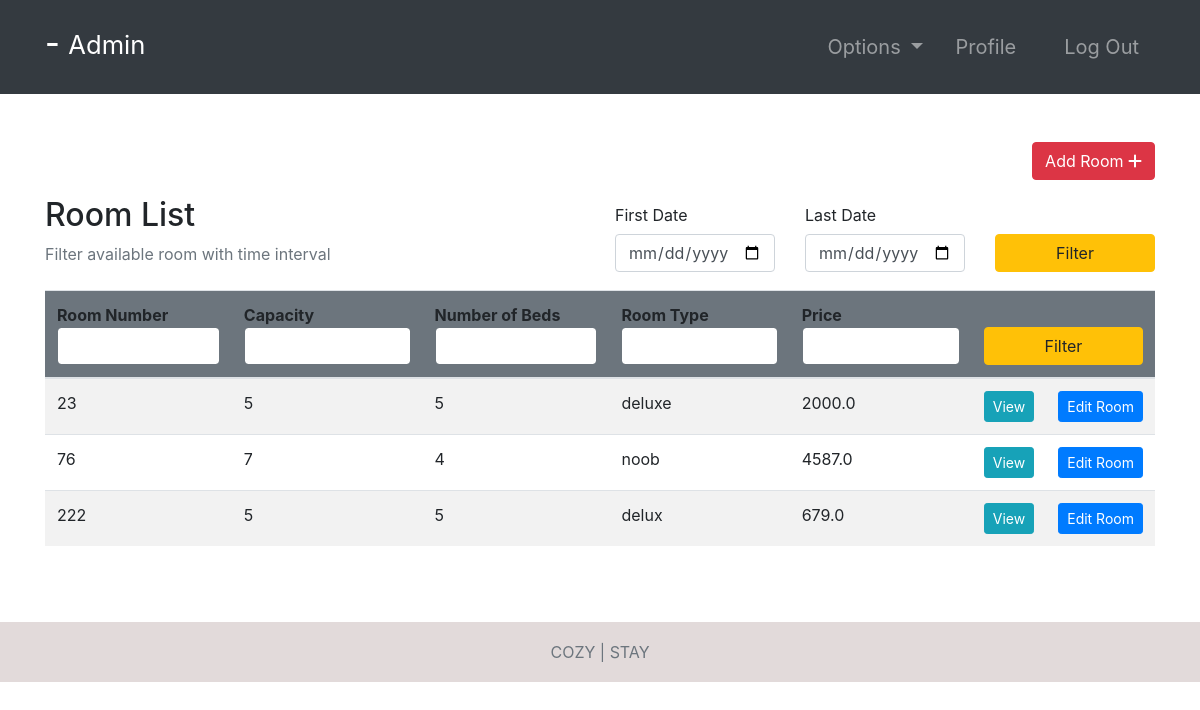
The app's page /rooms/ (signed in) with its own data.
### room/models.py (models this page shows, shortened)
class Room(models.Model):
    ROOM_TYPES = (
        ('King', 'King'),
        ('Luxury', 'Luxury'),
        ('Normal', 'Normal'),
        ('Economic', 'Economic'),
    )
    number = models.IntegerField(primary_key=True)
    capacity = models.SmallIntegerField()
    numberOfBeds = models.SmallIntegerField()
    roomType = models.CharField(max_length=20, choices=ROOM_TYPES)
    price = models.FloatField()
    statusStartDate = models.DateField(null=True)
    statusEndDate = models.DateField(null=True)

### room/views.py (the view, shortened to what this page needs)
# urls.py: path('rooms/', rooms, name="rooms"),
@ login_required(login_url='login')
def rooms(request):
    role = str(request.user.groups.all()[0])
    path = role + "/"
    rooms = Room.objects.all()
    firstDayStr = None
    lastDateStr = None
    def chech_availability(fd, ed):
        availableRooms = []
        for room in rooms:
            availList = []
            bookingList = Booking.objects.filter(roomNumber=room)
            if room.statusStartDate == None:
                for booking in bookingList:
                    if booking.startDate > ed.date() or booking.endDate < fd.date():
                        availList.append(True)
                    else:
                        availList.append(False)
                if all(availList):
                    availableRooms.append(room)
            else:
                if room.statusStartDate > ed.date() or room.statusEndDate < fd.date():
                    for booking in bookingList:
                        if booking.startDate > ed.date() or booking.endDate < fd.date():
                            availList.append(True)
                        else:
                            availList.append(False)
                        if all(availList):
                            availableRooms.append(room)
        return availableRooms
    context = {
        "role": role,
        'rooms': rooms,
        'fd': firstDayStr,
        'ld': lastDateStr
    }
    return render(request, path + "rooms.html", context)

### Templates/admin/rooms.html
{% extends '../index.html' %}
{% block context %}
{% include '../common_pages/rooms.html' %}
{% endblock %}

### Templates/incs/nav.html (shortened to what this page needs)
<nav class="navbar navbar-dark bg-dark navbar-expand-lg py-3 " role="navigation">
    <div class="container">
        <a href="" class="navbar-brand">
            <h2 class="text-capitalize">
                {{ request.user.first_name }} {{ request.user.last_name }} -
                <small>
                    {{ role }}
                </small>
            </h2>
        </a>
        <div class="collapse navbar-collapse" id="navbarTags">
            <ul class="navbar-nav ml-auto">
                <li class="nav-item dropdown p-2">
                    <a class="nav-link dropdown-toggle" href="#" id="navbarDropdown" role="button"
                        data-toggle="dropdown" aria-haspopup="true" aria-expanded="false">
                        Options
                    </a>
                </li>
                <li class="nav-item mr-3 p-2">
                    {% if role == 'staff' or role == 'receptionist' or role == 'admin' or role == 'manager' %}
                    <a href="{% url 'employee-profile' user.id %}" class="nav-link">Profile</a>
                    {% endif %}
                </li>
                <li class="nav-item p-2 ">
                    <a href="{% url 'logout' %}" class="nav-link">Log Out</a>
                </li>
            </ul>
        </div>
    </div>
</nav>

### Templates/common_pages/rooms.html (shortened to what this page needs)
<div class="container py-5 clearfix">
    <div class="clearfix">
        {% if role == "manager" or role == "admin" %}
        <a href="{% url 'add-room' %}" class="btn btn-danger rounded float-right">Add Room <i
                class="fas fa-plus"></i></a>
        {% endif %}
    </div>
    <div class="table-header row mt-3 clearfix">
        <div class="col-sm-12 col-md-12 col-lg-6 mb-4">
            <h2>Room List</h2>
            <span class="text-muted">Filter available room with time interval</span>
        </div>
        <div class="col-sm-12 col-md-12 col-lg-6">
            <form action="" method="POST">
                <div class="row">
                    <div class="form-group col-4">
                        <label for="example-date-input" class="col-form-label">First Date</label>
                        <div class="">
                            <input class="form-control" type="date" name="fd" value="{{fd}}" id="example-date-input">
                        </div>
                    </div>
                    <div class="form-group col-4">
                        <label for="example-date-input" class="col-form-label">Last Date</label>
                        <div class="">
                            <input class="form-control" type="date" name="ld" value="{{ld}}" id="example-date-input">
                        </div>
                    </div>
                    <div class="col-4" style="margin-top:38px;">
                        <button type="submit" name="dateFilter" class="btn btn-warning w-100">Filter</button>
                    </div>
                </div>
            </form>
        </div>
    </div>
    <table class="table table-hover table-striped">
        <thead class="bg-secondary rounded">
            <tr>
                <form action="" method="POST">
                    <th>Room Number<input type="number" name="number" value="{{number}}"
                            class="form-control border border-secondary"></th>
                    <th>Capacity<input type="number" name="capacity" value="{{capacity}}"
                            class="form-control border border-secondary"></th>
                    <th>Number of Beds<input type="number" name="nob" value="{{nob}}"
                            class="form-control border border-secondary"></th>
                    <th>Room Type<input type="text" name="type" value="{{type}}"
                            class="form-control border border-secondary"></th>
                    <th>Price <input type="number" step="0.01" name="price" value="{{price}}"
                            class="form-control border border-secondary"></th>
                    <th colspan="2"><button type="submit" name="filter" class="btn btn-warning w-100">Filter</button>
                    </th>
                </form>
            </tr>
        </thead>
        <tbody>
            {% for room in rooms %}
            <tr>
                <td>{{ room.number }}</td>
                <td>{{ room.capacity }}</td>
                <td>{{ room.numberOfBeds }}</td>
                <td>{{ room.roomType }}</td>
                <td>{{ room.price }}</td>
                {% if role != "guest" %}
                <td> <a href="{% url 'room-profile' room.number %}" class="btn btn-info btn-sm w-100">View</a>
                </td>
                {% if role == 'manager' or role == 'admin' %}<td> <a href="{% url 'room-edit' room.number %}"
                        class="btn btn-sm btn-primary w-100">Edit&nbsp;Room</a></td> {% endif %}
                {% endif %}
            </tr>
            {% endfor %}
        </tbody>
    </table>
</div>

### static/css/main.css (style rules this page uses)
* { margin: 0; padding: 0; -webkit-font-smoothing: antialiased; }
.clearfix { overflow: auto; }
body { position: relative; }
nav .nav-item { font-size: 20px; }

### records on screen
Room: number "23", capacity "5", numberOfBeds "5", roomType "deluxe", price "2000.0"
Room: number "76", capacity "7", numberOfBeds "4", roomType "noob", price "4587.0"
Room: number "222", capacity "5", numberOfBeds "5", roomType "delux", price "679.0"

### other values on screen
{{ role }} "Admin"
